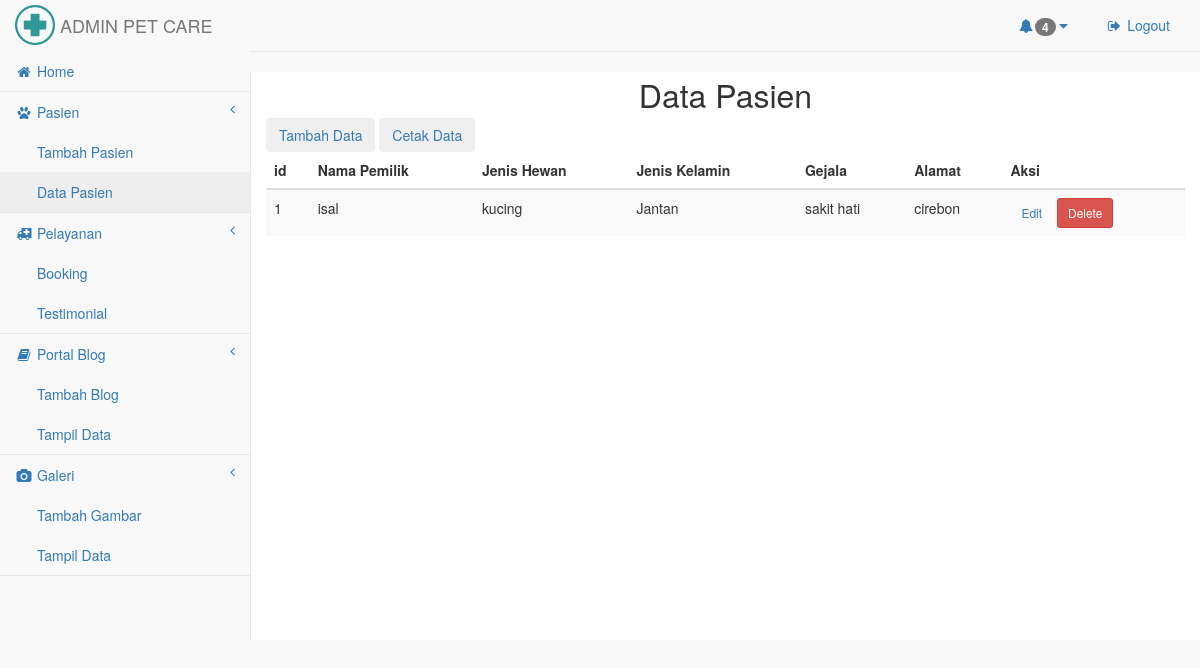
Page /adminnpet/index.php?page=pasien (signed in) on the committed database.
### tables this page shows
CREATE TABLE `tbl_pasien` (
  `id` int(11) NOT NULL,
  `namapemilik` varchar(200) NOT NULL,
  `namahewan` varchar(200) NOT NULL,
  `jenishewan` varchar(200) NOT NULL,
  `jeniskel` enum('Jantan','Betina') NOT NULL,
  `gejala` varchar(200) NOT NULL,
  `alamat` varchar(200) NOT NULL
);

### adminnpet/pasien.php (the view, shortened to what this page needs)
<?php
include('config.php');
?>
    <div class="row" style="margin-top:20px">
        <center><font size="6">Data Pasien</font></center>
        <a href="index.php?page=tambah_psn"><button class="btn btn-dark right">Tambah Data</button></a>
        <a href="index.php?page=cetak"><button class="btn btn-dark right">Cetak Data</button></a>
        <div class="table-responsive">
        <table class="table table-striped jambo_table bulk_action">
            <thead>
                <tr>
                    <th>id</th>
                    <th>Nama Pemilik</th>
                    <th>Jenis Hewan</th>
                    <th>Jenis Kelamin</th>
                    <th>Gejala</th>
                    <th>Alamat</th>
                    <th>Aksi</th>
                </tr>
            </thead>
            <tbody>
                <?php
                $sql = mysqli_query($koneksi, "SELECT * FROM tbl_pasien ORDER BY id DESC") or die(mysqli_error($koneksi));
                if(mysqli_num_rows($sql) > 0){
                    while($data = mysqli_fetch_assoc($sql)){
                        echo '
                        <tr>
                            <td>'.$data['id'].'</td>
                            <td>'.$data['namapemilik'].'</td>
                            <td>'.$data['jenishewan'].'</td>
                            <td>'.$data['jeniskel'].'</td>
                            <td>'.$data['gejala'].'</td>
                            <td>'.$data['alamat'].'</td>
                            <td>
                                <a href="index.php?page=edit_psn&id='.$data['id'].'" class="btn btn-secondary btn-sm">Edit</a>
                                <a href="delete.php?namapemilik='.$data['namapemilik'].'" class="btn btn-danger btn-sm" onclick="return confirm(\'Yakin ingin menghapus data ini?\')">Delete</a>
                            </td>
                        </tr>
                        ';
                    }
                }else{
                    echo '
                    <tr>
                        <td colspan="6">Tidak ada data.</td>
                    </tr>
                    ';
                }
                ?>
        </table>
    </div>
    </div>

### adminnpet/css/sb-admin-2.css (style rules this page uses)
body { background-color: #f8f8f8; }

### rows in the picture
tbl_pasien: id "1", namapemilik "isal", jenishewan "kucing", jeniskel "Jantan", gejala "sakit hati", alamat "cirebon"

### other values in the picture
$jumlah "4"
